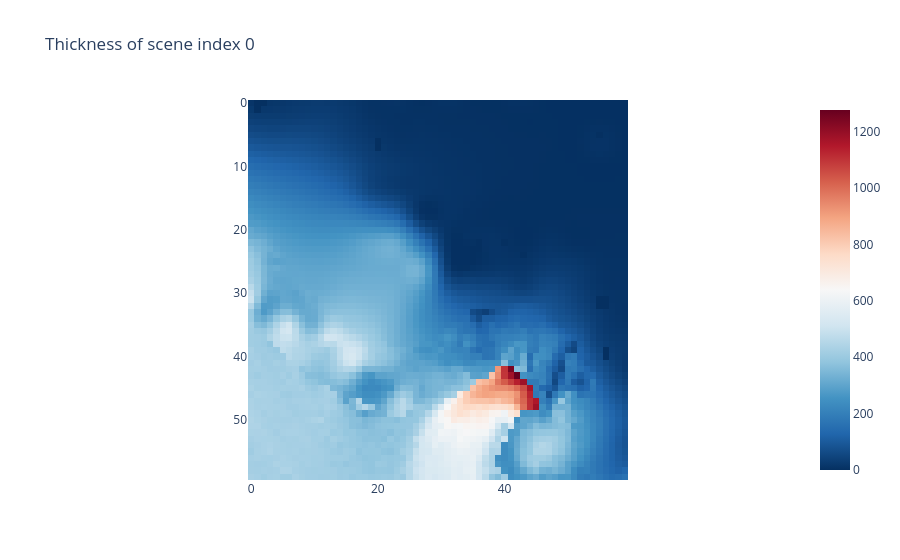

Notebook code cell kept with this figure:
### Code cell
fig = px.imshow((transant_scene_tensor_60[1, 2, :, :]), 
                color_continuous_scale = 'RdBu_r',
                # DEFAULT for matrices: only tensor because of conversion
                origin = "upper", title = "Ice thickness [channel 2] of scene index 1")
fig.show()

### Figure 1 — Plotly figure (JSON) as saved in the notebook; plotly's stock layout.template omitted (floating-point values rounded to 4 significant figures; data arrays with more than 128 entries replaced by an {"elided": "..."} marker saying what was removed)
{"data": [{"coloraxis": "coloraxis", "hovertemplate": "x: %{x}<br>y: %{y}<br>color: %{z}<extra></extra>", "name": "0", "type": "heatmap", "xaxis": "x", "yaxis": "y", "z": {"elided": "60x60 float values"}}], "layout": {"coloraxis": {"colorscale": [[0, "rgb(5,48,97)"], [0.1, "rgb(33,102,172)"], [0.2, "rgb(67,147,195)"], [0.3, "rgb(146,197,222)"], [0.4, "rgb(209,229,240)"], [0.5, "rgb(247,247,247)"], [0.6, "rgb(253,219,199)"], [0.7, "rgb(244,165,130)"], [0.8, "rgb(214,96,77)"], [0.9, "rgb(178,24,43)"], [1, "rgb(103,0,31)"]]}, "title": {"text": "Thickness of scene index 0"}, "xaxis": {"anchor": "y", "constrain": "domain", "domain": [0, 1], "scaleanchor": "y"}, "yaxis": {"anchor": "x", "autorange": "reversed", "constrain": "domain", "domain": [0, 1]}}}
